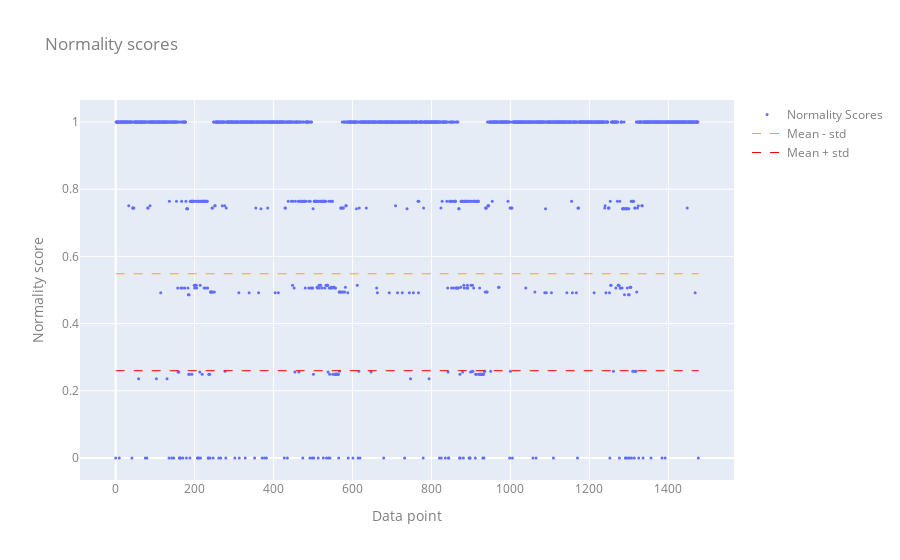

The cell this chart's notebook holds for it:
### Code cell
import plotly.graph_objects as go

# Plot normality scores
fig = go.Figure()

fig.add_trace(go.Scatter(
    x=df_norm.index,
    y=df_norm['Normality score'],
    mode='markers',
    name='Normality Scores',
    marker=dict(
        size=3,
    )
))

mean = np.mean(df_norm['Normality score'])
std = np.std(df_norm['Normality score'])
# Plot standard deviation lines
fig.add_trace(go.Scatter(
    x=[0, len(df_norm)],
    y=[mean - std, mean - std],
    mode='lines',
    name='Mean - std',
    line=dict(
        color='orange',
        width=1,
        dash='dash'
    )
))

fig.add_trace(go.Scatter(
    x=[0, len(df_norm)],
    y=[mean - 2* std, mean -2* std],
    mode='lines',
    name='Mean + std',
    line=dict(
        color='red',
        width=1,
        dash='dash'
    )
))

# Update layout
fig.update_layout(
    title='Normality scores',
    xaxis_title='Data point',
    yaxis_title='Normality score',
    font=dict(
        color="#7f7f7f"
    )
)

fig.show()

### Figure 1 — Plotly figure (JSON) as saved in the notebook; plotly's stock layout.template omitted (floating-point values rounded to 4 significant figures; data arrays with more than 128 entries replaced by an {"elided": "..."} marker saying what was removed)
{"data": [{"marker": {"size": 3}, "mode": "markers", "name": "Normality Scores", "type": "scatter", "x": {"elided": "1477 int values"}, "y": {"elided": "1477 float values"}}, {"line": {"color": "orange", "dash": "dash", "width": 1}, "mode": "lines", "name": "Mean - std", "type": "scatter", "x": [0, 1477], "y": [0.5483, 0.5483]}, {"line": {"color": "red", "dash": "dash", "width": 1}, "mode": "lines", "name": "Mean + std", "type": "scatter", "x": [0, 1477], "y": [0.2599, 0.2599]}], "layout": {"font": {"color": "#7f7f7f"}, "title": {"text": "Normality scores"}, "xaxis": {"title": {"text": "Data point"}}, "yaxis": {"title": {"text": "Normality score"}}}}
